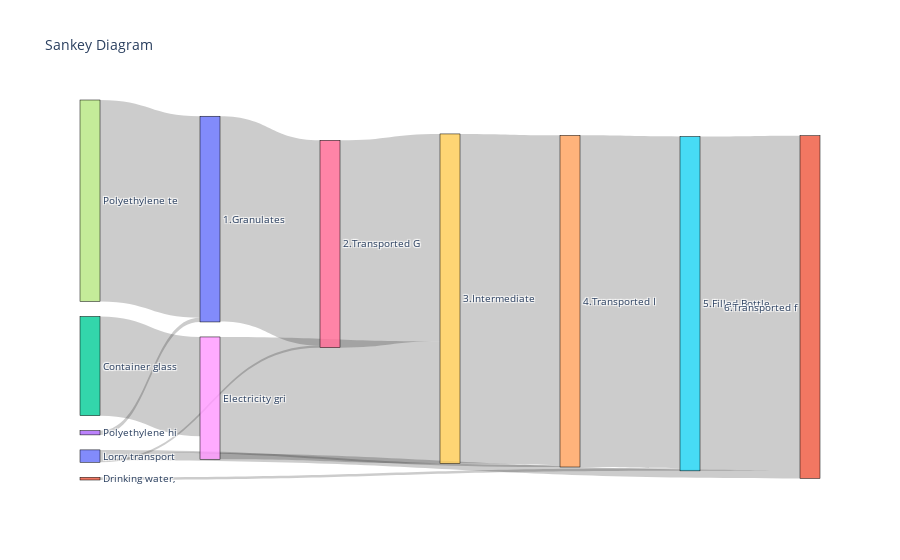

The notebook cell saved with this chart:
### Code cell
import plotly.graph_objects as go

# Prepare the data for the Sankey diagram
sources = df2['Source Name'].tolist()
targets = df2['Target Name'].tolist()
values = df2['Result'].tolist()

# Remove entries where 'Target Name' is None, since they don't have a target
sources_cleaned = []
targets_cleaned = []
values_cleaned = []
for source, target, value in zip(sources, targets, values):
    if target is not None:
        sources_cleaned.append(source)
        targets_cleaned.append(target)
        values_cleaned.append(value)

# Create a list of unique labels
labels = list(set(sources_cleaned + targets_cleaned))

# Map source and target names to their corresponding index in the labels list
source_indices = [labels.index(source) for source in sources_cleaned]
target_indices = [labels.index(target) for target in targets_cleaned]

# Create the Sankey diagram using Plotly
fig = go.Figure(go.Sankey(
    node = dict(
        pad = 15,
        thickness = 20,
        line = dict(color = "black", width = 0.5),
        label = labels,
    ),
    link = dict(
        source = source_indices,  # Indices of the source nodes
        target = target_indices,  # Indices of the target nodes
        value = values_cleaned    # Flow values
    )
))

# Update layout and display the figure
fig.update_layout(title_text="Sankey Diagram", font_size=10)
fig.show()

### Figure 1 — Plotly figure (JSON) as saved in the notebook; plotly's stock layout.template omitted (floating-point values rounded to 4 significant figures)
{"data": [{"link": {"source": [5, 4, 9, 6, 10, 7, 3, 0, 8, 2, 0, 1, 0], "target": [11, 5, 4, 9, 6, 10, 10, 6, 9, 8, 4, 5, 11], "value": [170.4, 169.0, 168.0, 105.7, 104.6, 102.7, 2.172, 1.035, 62.32, 50.54, 1.035, 1.386, 4.241]}, "node": {"label": ["Lorry transport", "Drinking water,", "Container glass", "Polyethylene hi", "4.Transported I", "5.Filled Bottle", "2.Transported G", "Polyethylene te", "Electricity gri", "3.Intermediate ", "1.Granulates", "6.Transported f"], "line": {"color": "black", "width": 0.5}, "pad": 15, "thickness": 20}, "type": "sankey"}], "layout": {"font": {"size": 10}, "title": {"text": "Sankey Diagram"}}}
